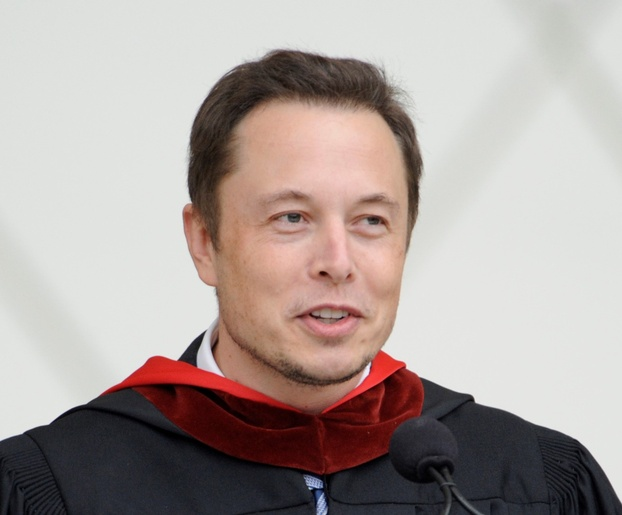
#> input picture images/train/elon/01.jpg, 622 x 515 px, shrunk from 1559 x 1292 before the run; its folder holds only this picture in this run
$ python main.py
#> lines starting #> are read from the running program, lines starting #| are printed output that depends on the picture
import os
import cv2
import numpy as np

face_csd = cv2.CascadeClassifier('haarcascade_frontalface_default.xml')

face_list = []
class_id = []

train_path = 'images/train'
pName = os.listdir(train_path)

for i, nm in enumerate(pName):
    full_path = train_path+'/'+nm

    for ign in os.listdir(full_path):
        ig_fp = full_path +'/'+ ign
        img = cv2.imread(ig_fp,0)
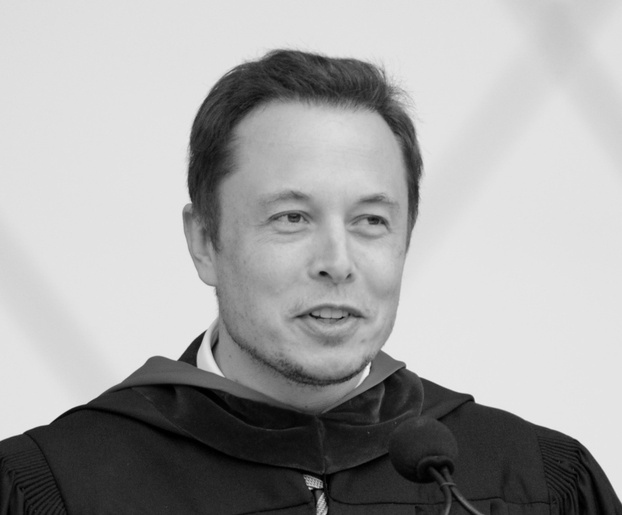
#> img: shape (515, 622); min 0, max 238, mean 164.4

        det_face = face_csd.detectMultiScale(img,scaleFactor=1.2, minNeighbors=5)
#> det_face = [[213, 125, 239, 239]]

        if len(det_face) < 1:
            continue

        for fr in det_face:
            x,y,h,w = fr
            face_img = img[y:y+h, x:x+w]

            face_list.append(face_img)
            class_id.append(i)
#> this loop made 1 pass
#> pass 1, `face_img = img[y:y+h, x:x+w]`:
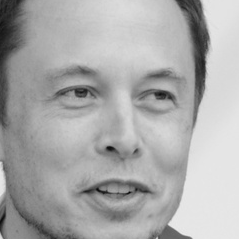
#> face_img: shape (239, 239); min 6, max 236, mean 170.4
#> after the loop, class_id = [0]; face_list = 1 item
#> pass 2 of the loop `for i, nm in enumerate(pName):`:
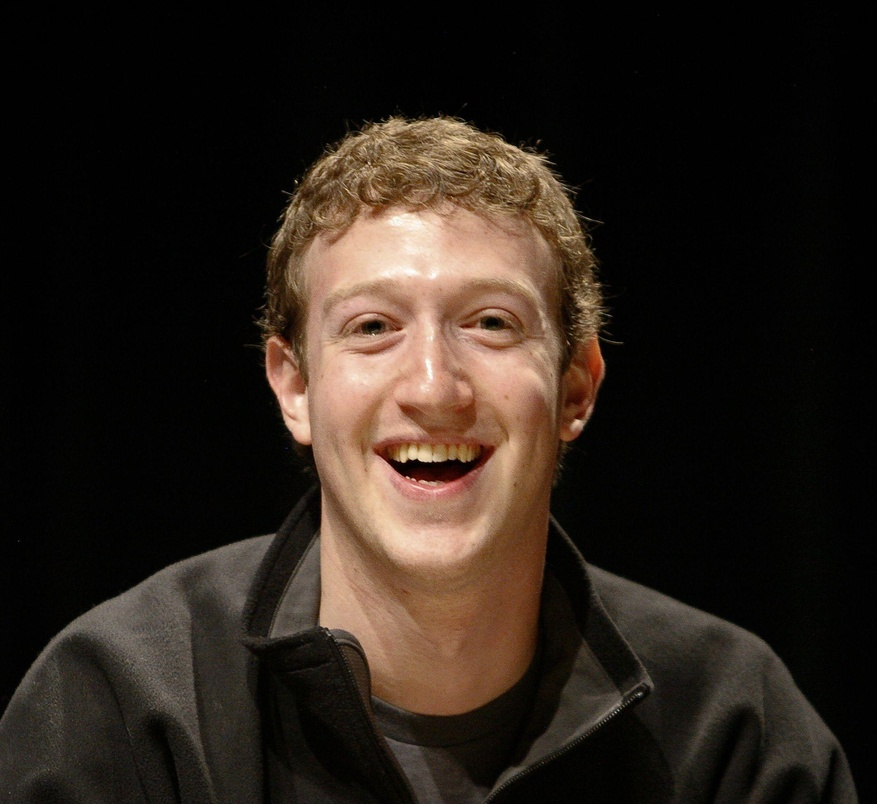
#> input picture images/train/zuckerberg/1.jpg, 877 x 804 px, shrunk from 2199 x 2017 before the run
#> `img = cv2.imread(ig_fp,0)`:
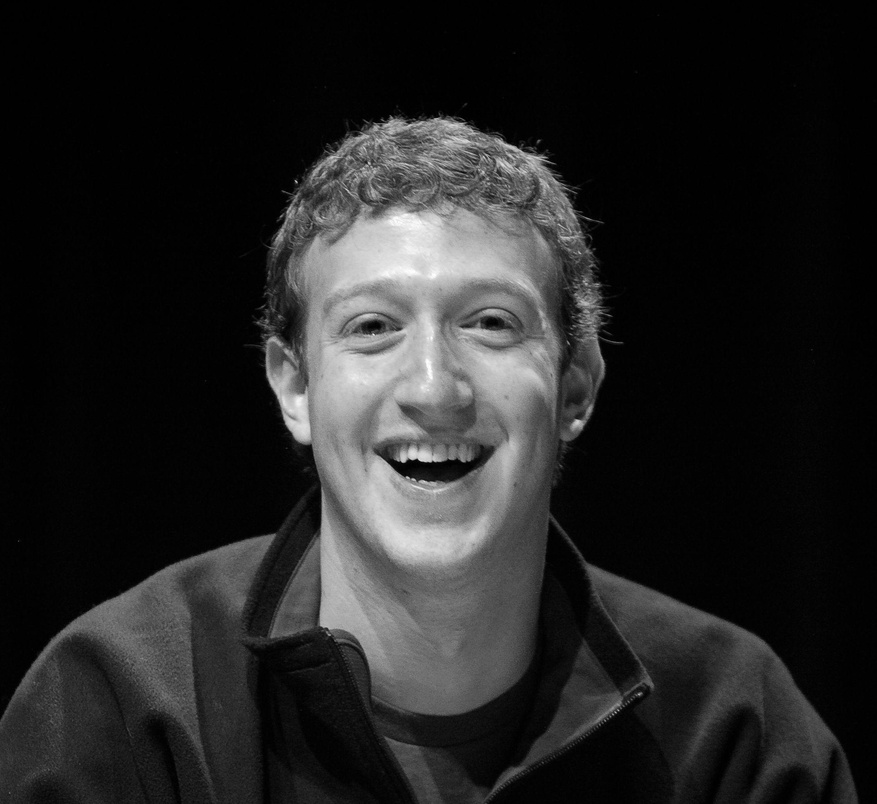
#> img: shape (804, 877); min 0, max 255, mean 35.8
#> det_face = [[249, 185, 354, 354]]
#> the loop `for fr in det_face:` made 1 pass
#> pass 1, `face_img = img[y:y+h, x:x+w]`:
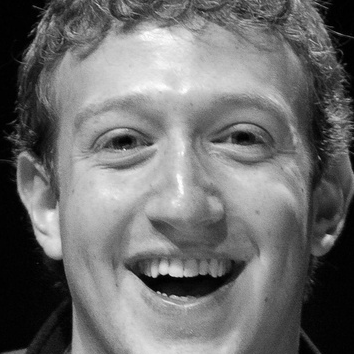
#> face_img: shape (354, 354); min 0, max 255, mean 110.4
#> after the loop `for fr in det_face:`: class_id = [0, 1]; face_list = 2 items

face_recognizer = cv2.face.LBPHFaceRecognizer_create()
face_recognizer.train(face_list, np.array(class_id))

#Test

test_path = 'images/test'

#> (the run stopped early here; a loop or call above may not have finished)
